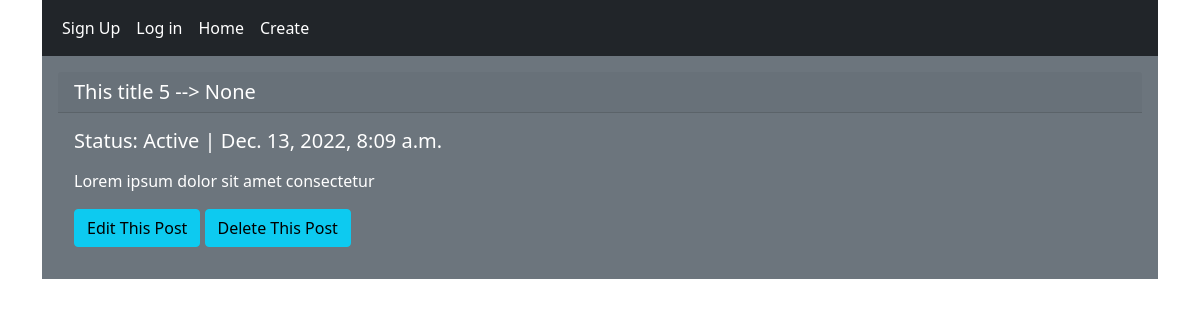
The page /post-detail/5/ on the database its author committed.
### blog/models.py (models this page shows, shortened)
class Post(models.Model):
    STATUS_CHOICES = (
        ('active','Active'),
        ('deleted','Deleted')
    )
    title = models.CharField(max_length=500)
    body = HTMLField()
    status = models.CharField(max_length=20, choices= STATUS_CHOICES,default='active')
    created_at = models.DateTimeField(auto_now_add=True)
    modified_at = models.DateTimeField(auto_now=True)
    rating = models.ForeignKey(Rating, on_delete=models.SET_NULL, null=True, blank=True)
    categories = models.ManyToManyField(Category, related_name='post_categories')
    author = models.ForeignKey(User, on_delete=models.SET_NULL, null=True, blank= True)

### blog/views.py (the view)
# urls.py: path('post-detail/<int:pk>/',PostDetailView.as_view(), name='post-detail'),
class PostDetailView(DetailView):
    model = Post
    context_object_name = 'post'
    template_name = 'blog/post_detail.html'

### blog/templates/blog/post_detail.html (shortened to what this page needs)
{% extends 'blog/base.html' %}
{% block content %}
<div class="p-3 mb-2 bg-secondary text-white">
        <h5 class="card-header">{{ post.title }} --> {{post.author}} </h5>
        <div class="card-body">
            <h5 class="card-title">Status: {{post.status.capitalize}} | {{post.created_at}}</h5>
            <p class="card-text">{{post.body|safe}}</p>
            <a href="{% url 'blog:post_update' post.id %}" class="btn btn-info"> Edit This Post </a>
            <a href="{% url 'blog:post_delete' post.id %}" class="btn btn-info"> Delete This Post </a>
        </div>
    </div>
{% endblock %}

### rows shown on the page
Post: title "This title 5", author "None", status "Active", created_at "Dec. 13, 2022, 8:09 a.m.", body "Lorem ipsum dolor sit amet consectetur"
